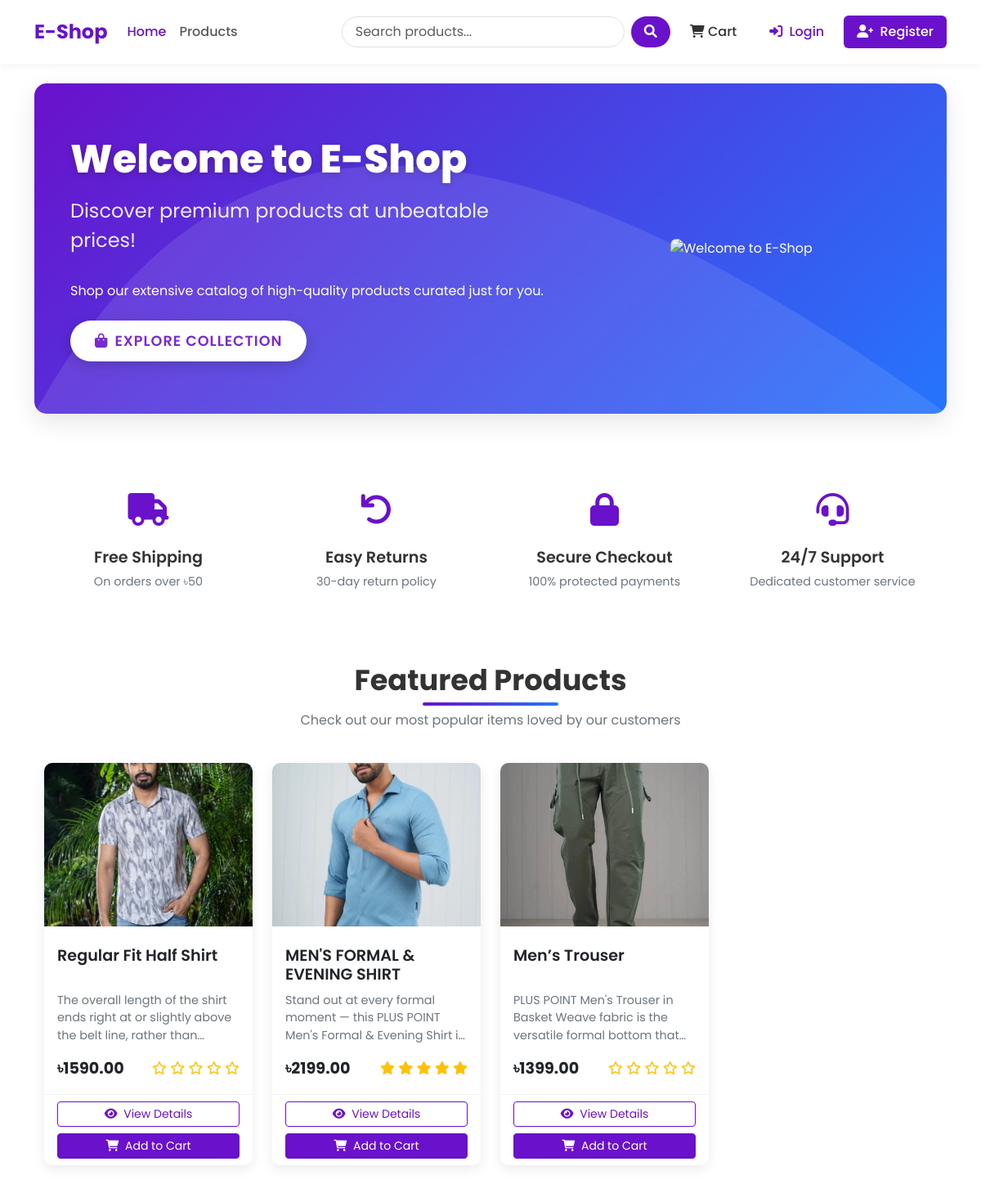
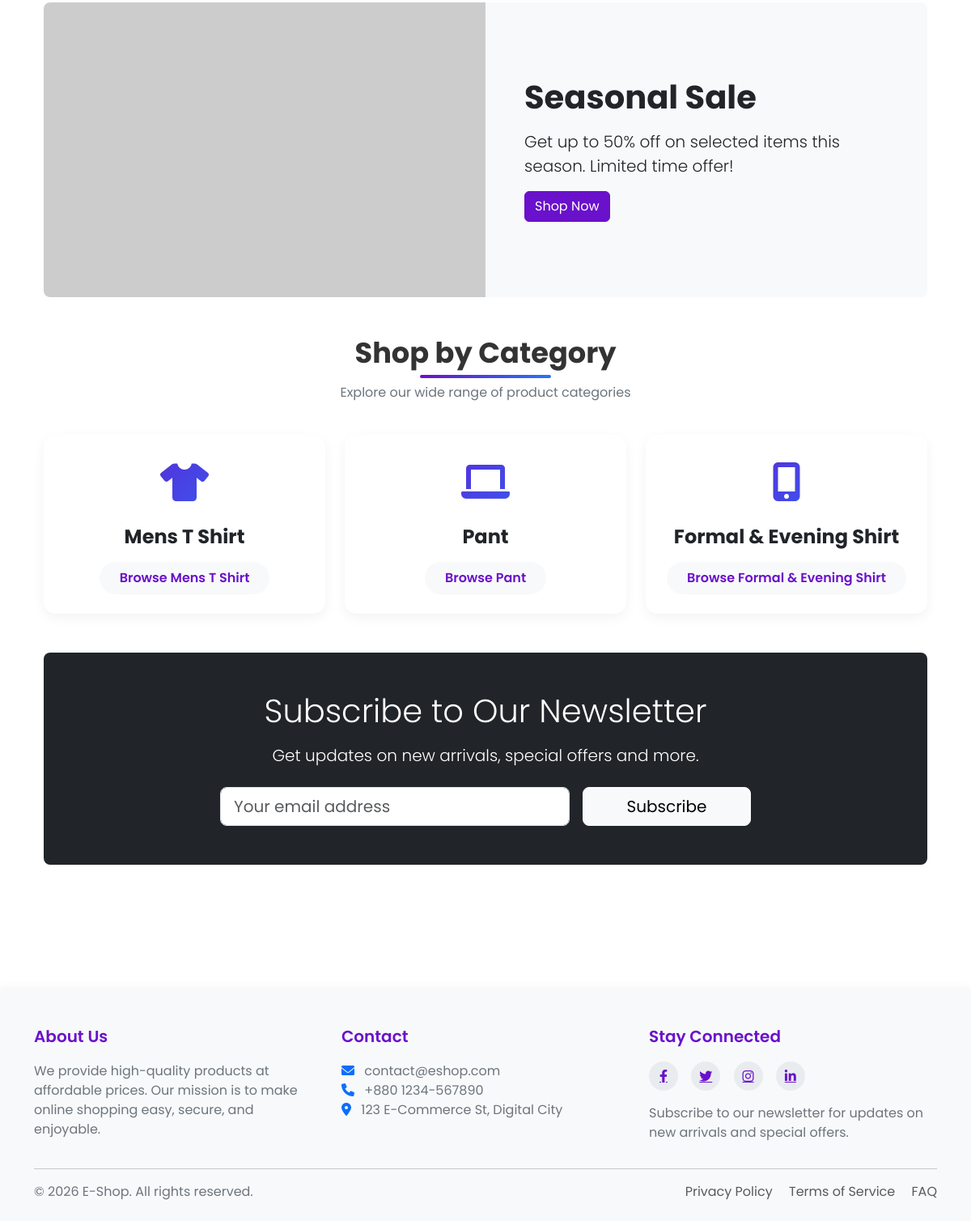
The page / on the database its author committed (2 pictures, top to bottom).
### shop/models.py (models this page shows, shortened)
class Product(models.Model):
     name = models.CharField(max_length=100)
     slug = models.SlugField(max_length=100,unique=True)
     category = models.ForeignKey(Category,on_delete=models.CASCADE,related_name='products')
     description = models.TextField()
     price = models.DecimalField(max_digits=10,decimal_places=2)
     stock = models.PositiveBigIntegerField(default=1)
     available = models.BooleanField(default=True)
     created = models.DateTimeField(auto_now_add=True)
     updated = models.DateTimeField(auto_now=True)
     image = models.ImageField(upload_to='products/%Y/%m/%d')
     def average_rating(self):
            ratings = self.ratings.all()
            if ratings.count() > 0:
                return sum([rating.rating for rating in ratings])/ratings.count()
            return 0

class Category(models.Model):
      name = models.CharField(max_length=100)
      slug = models.SlugField(max_length=100,unique=True)
      description = models.TextField(blank=True)
      class Meta:
            verbose_name_plural = 'categories'

### shop/views.py (the view)
# urls.py: path('', views.home, name = 'home'),
def home(request):
    featured_products = models.Product.objects.filter(available=True)[:4]
    categories = models.Category.objects.all()
    return render(request, 'shop/home.html',{
        'featured_products': featured_products,
        'categories': categories
    })

### shop/context_processors.py (called while the page is built)
def cart_items_count(request):
    if request.user.is_authenticated:
       try:
           cart = Cart.objects.get(user=request.user)
           return {'cart_items_count' : cart.cart_items_count}
       except Cart.DoesNotExist:
           {'cart_items_count':0}
    return {'cart_items_count':0}

### shop/templates/shop/home.html (shortened to what this page needs)
{% extends 'base.html' %}
{% load static %}
{% block content %}
<div class="hero-section">
    <div class="container">
        <div class="row align-items-center">
            <div class="col-lg-7">
                <h1 class="hero-title">Welcome to E-Shop</h1>
                <p class="hero-subtitle">Discover premium products at unbeatable prices!</p>
                <p class="mb-4">Shop our extensive catalog of high-quality products curated just for you.</p>
                <a class="btn hero-btn" href="{% url 'product_list' %}">
                    <i class="fas fa-shopping-bag me-2"></i>Explore Collection
                </a>
            </div>
            <div class="col-lg-5 d-none d-lg-block">
                <div class="text-center">
                    <img src="{% static 'welcome.jpg' %}" alt="Welcome to E-Shop" class="img-fluid rounded-3">
                </div>
            </div>
        </div>
    </div>
</div>
<div class="container mb-5">
    <div class="row g-4">
        <div class="col-md-3">
            <div class="feature-item">
                <div class="feature-icon">
                    <i class="fas fa-truck"></i>
                </div>
                <h3 class="feature-title">Free Shipping</h3>
                <p class="feature-desc">On orders over ৳50</p>
            </div>
        </div>
        <div class="col-md-3">
            <div class="feature-item">
                <div class="feature-icon">
                    <i class="fas fa-undo"></i>
                </div>
                <h3 class="feature-title">Easy Returns</h3>
                <p class="feature-desc">30-day return policy</p>
            </div>
        </div>
        <div class="col-md-3">
            <div class="feature-item">
                <div class="feature-icon">
                    <i class="fas fa-lock"></i>
                </div>
                <h3 class="feature-title">Secure Checkout</h3>
                <p class="feature-desc">100% protected payments</p>
            </div>
        </div>
        <div class="col-md-3">
            <div class="feature-item">
                <div class="feature-icon">
                    <i class="fas fa-headset"></i>
                </div>
                <h3 class="feature-title">24/7 Support</h3>
                <p class="feature-desc">Dedicated customer service</p>
            </div>
        </div>
    </div>
</div>
<div class="container">
    <div class="section-header">
        <h2 class="section-title">Featured Products</h2>
        <p class="section-subtitle">Check out our most popular items loved by our customers</p>
    </div>
    <div class="row row-cols-1 row-cols-md-2 row-cols-lg-4 g-4">
        {% for product in featured_products %}
        <div class="col">
            <div class="card h-100 product-card">
                <div class="product-img-container">
                    {% if product.image %}
                    <img src="{{ product.image.url }}" class="product-img" alt="{{ product.name }}">
                    {% else %}
                    <div class="bg-light text-center p-5">
                        <i class="fas fa-image fa-3x text-muted"></i>
                    </div>
                    {% endif %}
                </div>
                <div class="card-body">
                    <h5 class="product-title">{{ product.name }}</h5>
                    <p class="product-desc">{{ product.description|truncatechars:100 }}</p>
                    <div class="d-flex justify-content-between align-items-center">
                        <span class="product-price">৳{{ product.price }}</span>
                        <div class="rating">
                            {% for i in "12345" %}
                            {% if forloop.counter <= product.average_rating %}
                            <i class="fas fa-star"></i>
                            {% else %}
                            <i class="far fa-star"></i>
                            {% endif %}
                            {% endfor %}
                        </div>
                    </div>
                </div>
                <div class="card-footer">
                    <div class="d-grid gap-2">
                        <a href="{% url 'product_detail' product.slug %}" class="btn btn-sm btn-outline-primary">
                            <i class="fas fa-eye me-1"></i> View Details
                        </a>
                        <form action="{% url 'cart_add' product.id %}" method="post">
                            <button type="submit" class="btn btn-sm btn-primary w-100">
                                <i class="fas fa-shopping-cart me-1"></i> Add to Cart
                            </button>
                        </form>
                    </div>
                </div>
            </div>
        </div>
        {% empty %}
        <div class="col-12">
            <div class="alert alert-info">No featured products available at the moment.</div>
        </div>
        {% endfor %}
    </div>
</div>
<div class="container mt-5 mb-5">
    <div class="card border-0 bg-light rounded-3 overflow-hidden">
        <div class="row g-0">
            <div class="col-md-6 d-none d-md-block">
 <img src="https://placehold.co/600x400/2575fc/FFFFFF.png?text=Seasonal+Sale+50%+Off" alt="Seasonal sale" class="img-fluid" style="height: 100%; object-fit: cover;">            </div>
            <div class="col-md-6 p-5 d-flex align-items-center">
                <div>
                    <h3 class="display-6 fw-bold mb-3">Seasonal Sale</h3>
                    <p class="lead">Get up to 50% off on selected items this season. Limited time offer!</p>
                    <a href="{% url 'product_list' %}" class="btn btn-primary">Shop Now</a>
                </div>
            </div>
        </div>
    </div>
</div>
<div class="container">
    <div class="section-header">
        <h2 class="section-title">Shop by Category</h2>
        <p class="section-subtitle">Explore our wide range of product categories</p>
    </div>
    <div class="row row-cols-1 row-cols-md-2 row-cols-lg-3 g-4">
        {% for category in categories %}
        <div class="col">
            <div class="card h-100 category-card">
                <div class="card-body text-center py-4">
                    <div class="category-icon">
                        <i class="fas fa-{% if forloop.counter == 1 %}tshirt{% elif forloop.counter == 2 %}laptop{% elif forloop.counter == 3 %}mobile-alt{% elif forloop.counter == 4 %}home{% elif forloop.counter == 5 %}shoe-prints{% else %}tag{% endif %}"></i>
                    </div>
                    <h3 class="category-title">{{ category.name }}</h3>
                    <a href="{% url 'product_list_by_category' category.slug %}" class="btn category-btn">
                        Browse {{ category.name }}
                    </a>
                </div>
            </div>
        </div>
        {% empty %}
        <div class="col-12">
            <div class="alert alert-info">No categories available at the moment.</div>
        </div>
        {% endfor %}
    </div>
</div>
<div class="container my-5">
    <div class="card border-0 bg-dark text-white p-5 rounded-3">
        <div class="row justify-content-center">
            <div class="col-md-8 text-center">
                <h3 class="display-6 mb-3">Subscribe to Our Newsletter</h3>
                <p class="lead mb-4">Get updates on new arrivals, special offers and more.</p>
                <form class="row g-3 justify-content-center">
                    <div class="col-md-8">
                        <input type="email" class="form-control form-control-lg" placeholder="Your email address">
                    </div>
                    <div class="col-md-4">
                        <button type="submit" class="btn btn-light btn-lg w-100">Subscribe</button>
                    </div>
                </form>
            </div>
        </div>
    </div>
</div>
{% endblock %}

### shop/templates/shop/home.html (style rules this page uses)
.hero-section { background: linear-gradient(135deg, #6a11cb 0%, #2575fc 100%); color: white; border-radius: 15px; overflow: hidden; position: relative; padding: 4rem 2rem; margin-bottom: 4rem; box-shadow: 0 10px 30px rgba(0, 0, 0, 0.1); }
.hero-section::before { content: ""; position: absolute; top: 0; left: 0; width: 100%; height: 100%; background-size: 100% 100%; }
.hero-title { font-weight: 800; font-size: 3rem; margin-bottom: 1rem; text-shadow: 0 2px 10px rgba(0, 0, 0, 0.2); }
.hero-subtitle { font-size: 1.5rem; margin-bottom: 2rem; opacity: 0.9; }
.hero-btn { padding: 12px 30px; font-size: 1.1rem; text-transform: uppercase; font-weight: 600; letter-spacing: 1px; border-radius: 50px; transition: all 0.3s ease; box-shadow: 0 5px 15px rgba(0, 0, 0, 0.2); background-color: white; color: #6a11cb; border: none; }
.section-header { text-align: center; margin-bottom: 2.5rem; position: relative; }
.section-title { font-weight: 700; font-size: 2.2rem; color: #333; margin-bottom: 1rem; position: relative; display: inline-block; }
.section-title:after { content: ''; position: absolute; width: 50%; height: 4px; background: linear-gradient(to right, #6a11cb, #2575fc); bottom: -10px; left: 25%; border-radius: 10px; }
.section-subtitle { color: #6c757d; max-width: 600px; margin: 0 auto; }
.product-card { border: none; border-radius: 15px; overflow: hidden; transition: all 0.3s ease; box-shadow: 0 5px 15px rgba(0, 0, 0, 0.05); }
.product-img-container { height: 200px; overflow: hidden; position: relative; }
.product-img { width: 100%; height: 100%; object-fit: cover; transition: transform 0.5s ease; }
.product-title { font-weight: 600; font-size: 1.2rem; margin-top: 0.5rem; overflow: hidden; text-overflow: ellipsis; display: -webkit-box; -webkit-line-clamp: 2; -webkit-box-orient: vertical; height: 3rem; }
.product-desc { color: #6c757d; font-size: 0.9rem; margin-bottom: 1rem; overflow: hidden; text-overflow: ellipsis; display: -webkit-box; -webkit-line-clamp: 3; -webkit-box-orient: vertical; height: 4rem; }
.product-price { font-weight: 700; color: #212529; font-size: 1.2rem; }
.rating { color: #ffc107; }
.card-footer { background-color: white; border-top: 1px solid rgba(0, 0, 0, 0.05); }
.btn-outline-primary { border-color: #6a11cb; color: #6a11cb; }
.btn-primary { background-color: #6a11cb; border-color: #6a11cb; }
.category-card { border: none; border-radius: 15px; overflow: hidden; transition: all 0.3s ease; box-shadow: 0 5px 15px rgba(0, 0, 0, 0.05); position: relative; }
.category-icon { font-size: 3rem; margin-bottom: 1rem; background: linear-gradient(135deg, #6a11cb 0%, #2575fc 100%); -webkit-background-clip: text; -webkit-text-fill-color: transparent; }
.category-title { font-weight: 700; margin-bottom: 0.5rem; font-size: 1.5rem; }
.category-btn { border: none; background-color: #f8f9fa; color: #6a11cb; border-radius: 50px; padding: 8px 25px; font-weight: 600; transition: all 0.3s ease; }
.feature-item { text-align: center; padding: 1.5rem; }
.feature-icon { font-size: 2.5rem; margin-bottom: 1rem; color: #6a11cb; }
.feature-title { font-weight: 600; font-size: 1.2rem; margin-bottom: 0.5rem; }
.feature-desc { color: #6c757d; font-size: 0.9rem; }

### templates/base.html (style rules this page uses)
:root { --primary-color: #6a11cb; --primary-dark: #5a0cb8; --primary-light: #7c4ddb; --secondary-color: #2575fc; --text-color: #333333; --text-light: #6c757d; --bg-light: #f8f9fa; --border-radius: 10px; --box-shadow: 0 5px 15px rgba(0,0,0,0.08); }
body { font-family: 'Poppins', sans-serif; color: var(--text-color); display: flex; flex-direction: column; min-height: 100vh; }
.product-card { border: none; border-radius: var(--border-radius); overflow: hidden; transition: transform 0.3s, box-shadow 0.3s; box-shadow: var(--box-shadow); }
.rating { color: #ffc107; }
.btn-primary { background-color: var(--primary-color); border-color: var(--primary-color); }
.btn-outline-primary { border-color: var(--primary-color); color: var(--primary-color); }

### rows shown on the page
Product: image (picture), name "Regular Fit Half Shirt", description "The overall length of the shirt ends right at or slightly above the belt line, rather…", price "1590.00"
Product: image (picture), name "MEN'S FORMAL & EVENING SHIRT", description "Stand out at every formal moment — this PLUS POINT Men's Formal & Evening Shirt…", price "2199.00"
Product: image (picture), name "Men’s Trouser", description "PLUS POINT Men's Trouser in Basket Weave fabric is the versatile formal bottom…", price "1399.00"
Category: name "Mens T Shirt"
Category: name "Pant"
Category: name "Formal & Evening Shirt"
